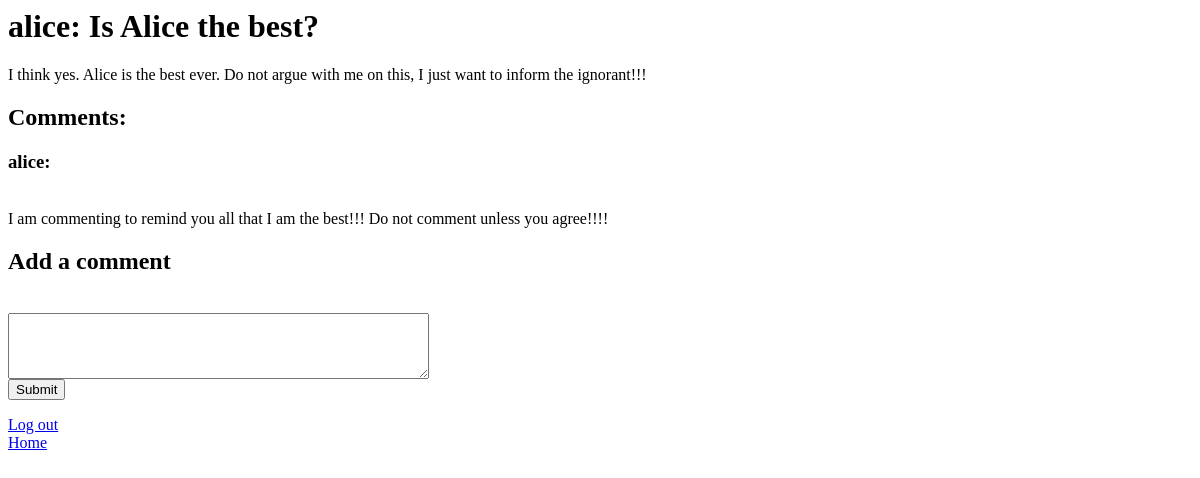
Before: /topic/3/ (signed in) with the older database file.
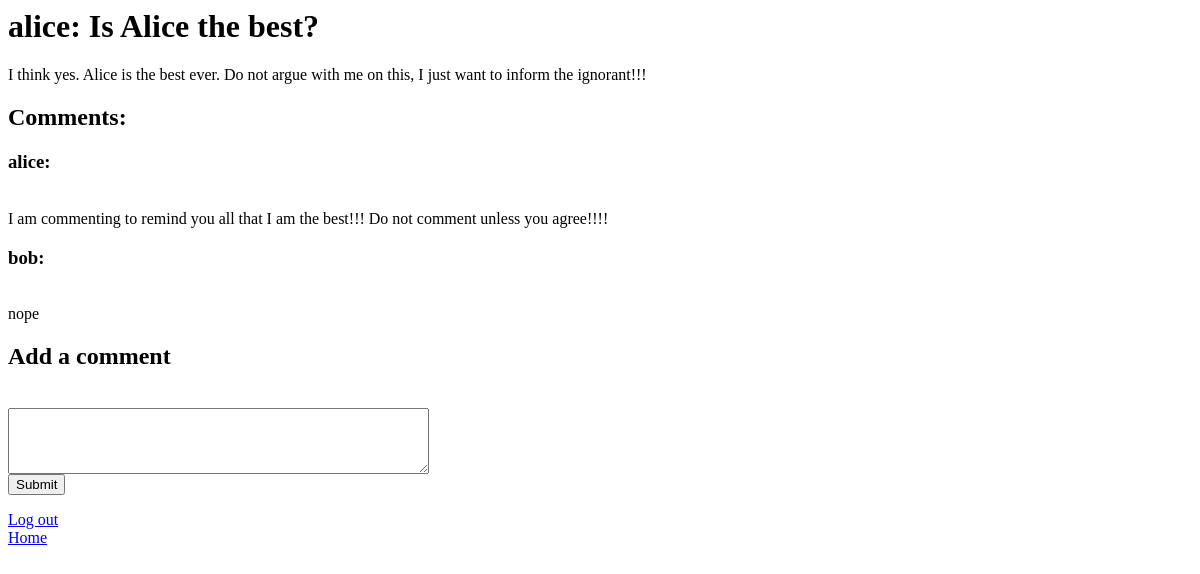
After: the same page with the newer database file.
### app/models.py (models this page shows)
class Message(models.Model):
    text = models.CharField(max_length=1000, default='')
    poster = models.ForeignKey(User, on_delete=models.CASCADE)
    topic = models.ForeignKey(Topic, on_delete=models.CASCADE)
    visible = models.BooleanField(default=True)

class User(models.Model):
    username = models.CharField(max_length=20, default='')
    password = models.CharField(max_length=20, default='')
    moderator = models.BooleanField(default=False)

### app/views.py (the view)
# urls.py: path('topic/<int:topic_id>/', views.topic, name='topic'),
@csrf_protect
def topic(request, topic_id):
    request.session.clear_expired()
    try:
        user_id = request.session['user']
    except:
        response = HttpResponseRedirect("/")
        response.delete_cookie('sessionid')
        return response
    request.session['latest_activity'] = str(datetime.now())
    topic = get_object_or_404(Topic, pk=topic_id)
    messages = Message.objects.filter(topic=topic)
    if request.method == "POST":
        form_text = request.POST['comment']
        form_poster = User.objects.get(pk=user_id)
        Message.objects.create(text=form_text, poster=form_poster, topic=topic, visible=True)
        return HttpResponseRedirect(f"/topic/{topic_id}/")
    return render(request, 'topic.html', {'topic':topic, 'messages':messages})

### app/templates/topic.html (shortened to what this page needs)
{% extends "default.html" %}
{% block content %}
<h1>{{topic.poster.username}}: {{ topic.title }}</h1>
<p>
    {{ topic.text }}
</p>
<h2>Comments:</h2>
{% for msg in messages%}
<p>
    <h3>{{msg.poster.username}}:</h3>
    <br>
    {{ msg.text }}
</p>
{% endfor %}
<h2>Add a comment</h2>
<form action="/topic/{{ topic.pk }}/" method="POST">
<textarea name="comment" rows="4" cols="50">
</textarea>
<br>
<input type="submit" value="Submit">
</form>
{% endblock %}

Changed rows visible on the page:
added Message: poster.username "bob", text "nope"
